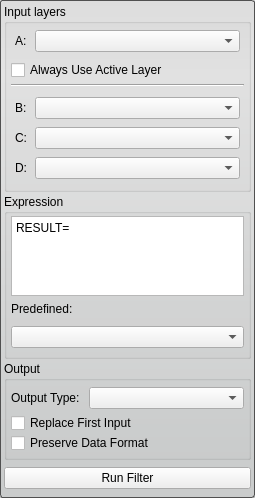
<?xml version="1.0" encoding="UTF-8"?>
<ui version="4.0">
 <class>ArithmeticFilterInterface</class>
 <widget class="QWidget" name="ArithmeticFilterInterface">
  <property name="geometry">
   <rect>
    <x>0</x>
    <y>0</y>
    <width>255</width>
    <height>473</height>
   </rect>
  </property>
  <property name="windowTitle">
   <string>Arithmetic Filter</string>
  </property>
  <property name="styleSheet">
   <string notr="true">QWidget#ArithmeticFilterInterface{
	border-radius: 3px;
	border: 1px solid rgb(80, 80,80);
	background-color: qlineargradient(spread:pad, x1:0.5, y1:0, x2:0.5, y2:0.960227, stop:0 rgba(221, 221, 221, 255), stop:0.155779 rgba(228, 228, 228, 255), stop:1 rgba(202, 204, 204, 255));      
}</string>
  </property>
  <layout class="QVBoxLayout" name="verticalLayout">
   <property name="spacing">
    <number>2</number>
   </property>
   <property name="margin">
    <number>4</number>
   </property>
   <item>
    <widget class="QGroupBox" name="input_groupbox_">
     <property name="title">
      <string>Input layers</string>
     </property>
     <layout class="QVBoxLayout" name="verticalLayout_2">
      <property name="spacing">
       <number>4</number>
      </property>
      <property name="leftMargin">
       <number>4</number>
      </property>
      <property name="topMargin">
       <number>2</number>
      </property>
      <property name="rightMargin">
       <number>4</number>
      </property>
      <property name="bottomMargin">
       <number>4</number>
      </property>
      <item>
       <widget class="QWidget" name="widget_8" native="true">
        <property name="minimumSize">
         <size>
          <width>0</width>
          <height>30</height>
         </size>
        </property>
        <layout class="QHBoxLayout" name="horizontalLayout_5" stretch="1,10">
         <property name="spacing">
          <number>0</number>
         </property>
         <property name="leftMargin">
          <number>4</number>
         </property>
         <property name="topMargin">
          <number>0</number>
         </property>
         <property name="rightMargin">
          <number>4</number>
         </property>
         <property name="bottomMargin">
          <number>0</number>
         </property>
         <item>
          <widget class="QLabel" name="label_8">
           <property name="text">
            <string>A:</string>
           </property>
          </widget>
         </item>
         <item>
          <widget class="QComboBox" name="input_a_">
           <property name="sizePolicy">
            <sizepolicy hsizetype="Ignored" vsizetype="Fixed">
             <horstretch>0</horstretch>
             <verstretch>0</verstretch>
            </sizepolicy>
           </property>
          </widget>
         </item>
        </layout>
       </widget>
      </item>
      <item>
       <widget class="QWidget" name="widget_10" native="true">
        <property name="minimumSize">
         <size>
          <width>0</width>
          <height>20</height>
         </size>
        </property>
        <layout class="QHBoxLayout" name="horizontalLayout_7">
         <property name="spacing">
          <number>0</number>
         </property>
         <property name="margin">
          <number>0</number>
         </property>
         <item>
          <widget class="QCheckBox" name="use_active_layer_">
           <property name="minimumSize">
            <size>
             <width>0</width>
             <height>20</height>
            </size>
           </property>
           <property name="text">
            <string>Always Use Active Layer</string>
           </property>
          </widget>
         </item>
        </layout>
       </widget>
      </item>
      <item>
       <widget class="Line" name="line">
        <property name="orientation">
         <enum>Qt::Horizontal</enum>
        </property>
       </widget>
      </item>
      <item>
       <widget class="QWidget" name="widget_2" native="true">
        <layout class="QVBoxLayout" name="verticalLayout_6">
         <property name="spacing">
          <number>0</number>
         </property>
         <property name="leftMargin">
          <number>4</number>
         </property>
         <property name="topMargin">
          <number>2</number>
         </property>
         <property name="rightMargin">
          <number>4</number>
         </property>
         <property name="bottomMargin">
          <number>2</number>
         </property>
         <item>
          <widget class="QWidget" name="widget_5" native="true">
           <property name="minimumSize">
            <size>
             <width>0</width>
             <height>30</height>
            </size>
           </property>
           <layout class="QHBoxLayout" name="horizontalLayout_2" stretch="1,10">
            <property name="spacing">
             <number>0</number>
            </property>
            <property name="margin">
             <number>0</number>
            </property>
            <item>
             <widget class="QLabel" name="label_7">
              <property name="text">
               <string>B:</string>
              </property>
             </widget>
            </item>
            <item>
             <widget class="QComboBox" name="input_b_">
              <property name="sizePolicy">
               <sizepolicy hsizetype="Ignored" vsizetype="Fixed">
                <horstretch>0</horstretch>
                <verstretch>0</verstretch>
               </sizepolicy>
              </property>
             </widget>
            </item>
           </layout>
          </widget>
         </item>
         <item>
          <widget class="QWidget" name="widget_6" native="true">
           <property name="minimumSize">
            <size>
             <width>0</width>
             <height>30</height>
            </size>
           </property>
           <layout class="QHBoxLayout" name="horizontalLayout_4" stretch="1,10">
            <property name="spacing">
             <number>0</number>
            </property>
            <property name="margin">
             <number>0</number>
            </property>
            <item>
             <widget class="QLabel" name="label_9">
              <property name="text">
               <string>C:</string>
              </property>
             </widget>
            </item>
            <item>
             <widget class="QComboBox" name="input_c_">
              <property name="sizePolicy">
               <sizepolicy hsizetype="Ignored" vsizetype="Fixed">
                <horstretch>0</horstretch>
                <verstretch>0</verstretch>
               </sizepolicy>
              </property>
             </widget>
            </item>
           </layout>
          </widget>
         </item>
         <item>
          <widget class="QWidget" name="widget_7" native="true">
           <property name="minimumSize">
            <size>
             <width>0</width>
             <height>30</height>
            </size>
           </property>
           <layout class="QHBoxLayout" name="horizontalLayout_9" stretch="1,10">
            <property name="spacing">
             <number>0</number>
            </property>
            <property name="margin">
             <number>0</number>
            </property>
            <item>
             <widget class="QLabel" name="label_6">
              <property name="text">
               <string>D:</string>
              </property>
             </widget>
            </item>
            <item>
             <widget class="QComboBox" name="input_d_">
              <property name="sizePolicy">
               <sizepolicy hsizetype="Ignored" vsizetype="Fixed">
                <horstretch>0</horstretch>
                <verstretch>0</verstretch>
               </sizepolicy>
              </property>
             </widget>
            </item>
           </layout>
          </widget>
         </item>
        </layout>
       </widget>
      </item>
     </layout>
    </widget>
   </item>
   <item>
    <widget class="QGroupBox" name="groupBox">
     <property name="title">
      <string>Expression</string>
     </property>
     <layout class="QVBoxLayout" name="verticalLayout_7">
      <property name="leftMargin">
       <number>4</number>
      </property>
      <property name="topMargin">
       <number>2</number>
      </property>
      <property name="rightMargin">
       <number>4</number>
      </property>
      <property name="bottomMargin">
       <number>4</number>
      </property>
      <item>
       <widget class="QPlainTextEdit" name="expressions_">
        <property name="sizePolicy">
         <sizepolicy hsizetype="Ignored" vsizetype="MinimumExpanding">
          <horstretch>0</horstretch>
          <verstretch>0</verstretch>
         </sizepolicy>
        </property>
        <property name="minimumSize">
         <size>
          <width>0</width>
          <height>80</height>
         </size>
        </property>
        <property name="plainText">
         <string>RESULT= </string>
        </property>
       </widget>
      </item>
      <item>
       <widget class="QLabel" name="label_2">
        <property name="text">
         <string>Predefined:</string>
        </property>
       </widget>
      </item>
      <item>
       <widget class="QWidget" name="widget_9" native="true">
        <property name="minimumSize">
         <size>
          <width>0</width>
          <height>30</height>
         </size>
        </property>
        <layout class="QHBoxLayout" name="horizontalLayout_6">
         <property name="spacing">
          <number>0</number>
         </property>
         <property name="margin">
          <number>0</number>
         </property>
         <item>
          <widget class="QComboBox" name="predefined_expressions_">
           <property name="sizePolicy">
            <sizepolicy hsizetype="Ignored" vsizetype="Fixed">
             <horstretch>0</horstretch>
             <verstretch>0</verstretch>
            </sizepolicy>
           </property>
          </widget>
         </item>
        </layout>
       </widget>
      </item>
     </layout>
    </widget>
   </item>
   <item>
    <widget class="QGroupBox" name="groupBox_2">
     <property name="title">
      <string>Output</string>
     </property>
     <layout class="QVBoxLayout" name="verticalLayout_4">
      <property name="spacing">
       <number>0</number>
      </property>
      <property name="leftMargin">
       <number>4</number>
      </property>
      <property name="topMargin">
       <number>2</number>
      </property>
      <property name="rightMargin">
       <number>4</number>
      </property>
      <property name="bottomMargin">
       <number>4</number>
      </property>
      <item>
       <widget class="QWidget" name="widget_4" native="true">
        <property name="minimumSize">
         <size>
          <width>0</width>
          <height>30</height>
         </size>
        </property>
        <layout class="QHBoxLayout" name="horizontalLayout_3" stretch="1,2">
         <property name="spacing">
          <number>0</number>
         </property>
         <property name="margin">
          <number>0</number>
         </property>
         <item>
          <widget class="QLabel" name="label_3">
           <property name="text">
            <string>Output Type:</string>
           </property>
          </widget>
         </item>
         <item>
          <widget class="QComboBox" name="output_type_">
           <property name="sizePolicy">
            <sizepolicy hsizetype="Ignored" vsizetype="Fixed">
             <horstretch>0</horstretch>
             <verstretch>0</verstretch>
            </sizepolicy>
           </property>
          </widget>
         </item>
        </layout>
       </widget>
      </item>
      <item>
       <widget class="QWidget" name="widget_3" native="true">
        <property name="minimumSize">
         <size>
          <width>0</width>
          <height>20</height>
         </size>
        </property>
        <layout class="QHBoxLayout" name="horizontalLayout_8">
         <property name="spacing">
          <number>0</number>
         </property>
         <property name="margin">
          <number>0</number>
         </property>
         <item>
          <widget class="QCheckBox" name="replace_">
           <property name="text">
            <string>Replace First Input</string>
           </property>
          </widget>
         </item>
        </layout>
       </widget>
      </item>
      <item>
       <widget class="QWidget" name="widget_11" native="true">
        <property name="minimumSize">
         <size>
          <width>0</width>
          <height>20</height>
         </size>
        </property>
        <layout class="QHBoxLayout" name="horizontalLayout_10">
         <property name="spacing">
          <number>0</number>
         </property>
         <property name="margin">
          <number>0</number>
         </property>
         <item>
          <widget class="QCheckBox" name="preserve_checkbox_">
           <property name="text">
            <string>Preserve Data Format</string>
           </property>
          </widget>
         </item>
        </layout>
       </widget>
      </item>
     </layout>
    </widget>
   </item>
   <item>
    <widget class="QWidget" name="widget" native="true">
     <property name="minimumSize">
      <size>
       <width>0</width>
       <height>32</height>
      </size>
     </property>
     <layout class="QHBoxLayout" name="horizontalLayout">
      <property name="spacing">
       <number>0</number>
      </property>
      <property name="margin">
       <number>0</number>
      </property>
      <item>
       <widget class="QPushButton" name="runFilterButton">
        <property name="text">
         <string>Run Filter</string>
        </property>
       </widget>
      </item>
     </layout>
    </widget>
   </item>
  </layout>
 </widget>
 <resources/>
 <connections/>
</ui>
